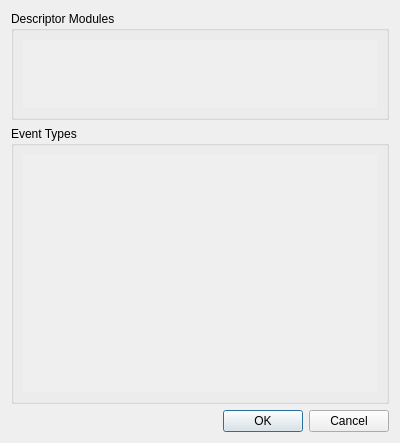
<?xml version="1.0" encoding="UTF-8"?>
<ui version="4.0">
 <class>vqClassifierQueryDialog</class>
 <widget class="QDialog" name="vqClassifierQueryDialog">
  <property name="geometry">
   <rect>
    <x>0</x>
    <y>0</y>
    <width>400</width>
    <height>443</height>
   </rect>
  </property>
  <property name="windowTitle">
   <string>Classifiers</string>
  </property>
  <layout class="QVBoxLayout" name="verticalLayout">
   <item>
    <widget class="QGroupBox" name="groupBox">
     <property name="sizePolicy">
      <sizepolicy hsizetype="Preferred" vsizetype="Preferred">
       <horstretch>0</horstretch>
       <verstretch>0</verstretch>
      </sizepolicy>
     </property>
     <property name="title">
      <string>Descriptor Modules</string>
     </property>
     <layout class="QVBoxLayout" name="verticalLayout_4">
      <item>
       <widget class="QScrollArea" name="eventDescriptors">
        <property name="sizePolicy">
         <sizepolicy hsizetype="Preferred" vsizetype="Preferred">
          <horstretch>0</horstretch>
          <verstretch>0</verstretch>
         </sizepolicy>
        </property>
        <property name="frameShape">
         <enum>QFrame::NoFrame</enum>
        </property>
        <property name="frameShadow">
         <enum>QFrame::Plain</enum>
        </property>
        <property name="widgetResizable">
         <bool>true</bool>
        </property>
        <widget class="QWidget" name="eventDescriptorsWidget">
         <property name="geometry">
          <rect>
           <x>0</x>
           <y>0</y>
           <width>372</width>
           <height>79</height>
          </rect>
         </property>
        </widget>
       </widget>
      </item>
     </layout>
    </widget>
   </item>
   <item>
    <widget class="QGroupBox" name="groupBox_2">
     <property name="title">
      <string>Event Types</string>
     </property>
     <layout class="QVBoxLayout" name="verticalLayout_3">
      <item>
       <widget class="QScrollArea" name="scrollArea">
        <property name="frameShape">
         <enum>QFrame::NoFrame</enum>
        </property>
        <property name="widgetResizable">
         <bool>true</bool>
        </property>
        <widget class="QWidget" name="scrollAreaWidgetContents">
         <property name="geometry">
          <rect>
           <x>0</x>
           <y>0</y>
           <width>372</width>
           <height>247</height>
          </rect>
         </property>
         <layout class="QVBoxLayout" name="verticalLayout_2">
          <item>
           <widget class="vgMixerWidget" name="classifierFilter" native="true"/>
          </item>
          <item>
           <spacer name="verticalSpacer">
            <property name="orientation">
             <enum>Qt::Vertical</enum>
            </property>
            <property name="sizeHint" stdset="0">
             <size>
              <width>20</width>
              <height>40</height>
             </size>
            </property>
           </spacer>
          </item>
         </layout>
        </widget>
       </widget>
      </item>
     </layout>
    </widget>
   </item>
   <item>
    <widget class="QDialogButtonBox" name="buttonBox">
     <property name="orientation">
      <enum>Qt::Horizontal</enum>
     </property>
     <property name="standardButtons">
      <set>QDialogButtonBox::Cancel|QDialogButtonBox::Ok</set>
     </property>
    </widget>
   </item>
  </layout>
 </widget>
 <customwidgets>
  <customwidget>
   <class>vgMixerWidget</class>
   <extends>QWidget</extends>
   <header location="global">vgMixerWidget.h</header>
   <container>1</container>
  </customwidget>
 </customwidgets>
 <resources>
  <include location="../../Icons/viqui.qrc"/>
 </resources>
 <connections>
  <connection>
   <sender>buttonBox</sender>
   <signal>accepted()</signal>
   <receiver>vqClassifierQueryDialog</receiver>
   <slot>accept()</slot>
   <hints>
    <hint type="sourcelabel">
     <x>179</x>
     <y>280</y>
    </hint>
    <hint type="destinationlabel">
     <x>179</x>
     <y>149</y>
    </hint>
   </hints>
  </connection>
  <connection>
   <sender>buttonBox</sender>
   <signal>rejected()</signal>
   <receiver>vqClassifierQueryDialog</receiver>
   <slot>reject()</slot>
   <hints>
    <hint type="sourcelabel">
     <x>179</x>
     <y>280</y>
    </hint>
    <hint type="destinationlabel">
     <x>179</x>
     <y>149</y>
    </hint>
   </hints>
  </connection>
 </connections>
</ui>
